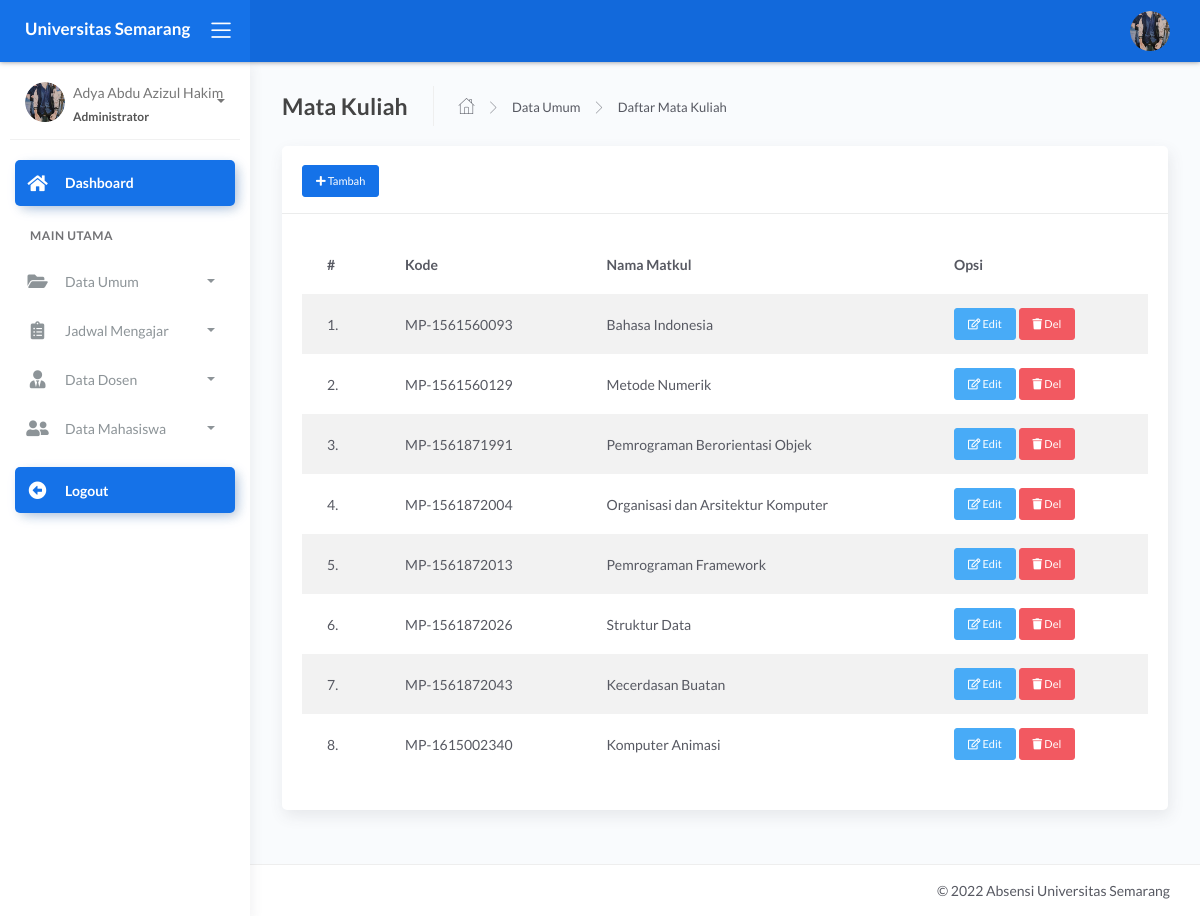
The page /admin/dashboard.php?page=master&act=mapel (signed in) on the database its author committed.
### tables this page shows
CREATE TABLE `tb_master_mapel` (
  `id_mapel` int(11) NOT NULL,
  `kode_mapel` varchar(40) NOT NULL,
  `mapel` varchar(60) NOT NULL
);

### admin/modul/master/matkul/data.php (the view, shortened to what this page needs)
<div class="page-inner">
  <div class="page-header">
    <h4 class="page-title">Mata Kuliah</h4>
    <ul class="breadcrumbs">
      <li class="nav-home">
        <a href="#">
          <i class="flaticon-home"></i>
        </a>
      </li>
      <li class="separator">
        <i class="flaticon-right-arrow"></i>
      </li>
      <li class="nav-item">
        <a href="#">Data Umum</a>
      </li>
      <li class="separator">
        <i class="flaticon-right-arrow"></i>
      </li>
      <li class="nav-item">
        <a href="#">Daftar Mata Kuliah</a>
      </li>
    </ul>
  </div>
  <div class="row">
    <div class="col-md-12">
      <div class="card">
        <div class="card-header">
          <div class="card-title">
            <a href="" class="btn btn-primary btn-sm text-white" data-toggle="modal" data-target="#myModal"><i class="fa fa-plus"></i> Tambah</a>
          </div>
        </div>
        <div class="card-body">
          <div class="table-responsive">
            <table class="table table-hover table-striped">
              <thead>
                <tr>
                  <th>#</th>
                  <th>Kode</th>
                  <th>Nama Matkul</th>
                  <th>Opsi</th>
                </tr>
              </thead>
              <tbody>
                <?php
                $no = 1;
                $mapel = mysqli_query($con, "SELECT * FROM tb_master_mapel");
                foreach ($mapel as $k) { ?>
                  <tr>
                    <td><?= $no++; ?>.</td>
                    <td><?= $k['kode_mapel']; ?></td>
                    <td><?= $k['mapel']; ?></td>
                    <td>
                      <a href="" class="btn btn-info btn-sm" data-toggle="modal" data-target="#edit<?= $k['id_mapel'] ?>"><i class="far fa-edit"></i> Edit</a>
                      <a class="btn btn-danger btn-sm" onclick="return confirm('Yakin Hapus Data ??')" href="?page=master&act=delmapel&id=<?= $k['id_mapel'] ?>"><i class="fas fa-trash"></i> Del</a>
                    </td>
                  </tr>
                <?php } ?>
              </tbody>
            </table>
          </div>
        </div>
      </div>
    </div>
  </div>
</div>

### admin/dashboard.php (shortened to what this page needs)
<?php
include '../config/db.php';
?> <script>
<?php
$id_login = @$_SESSION['admin'];
$sql = mysqli_query($con, "SELECT * FROM tb_admin
 WHERE id_admin = '$id_login'") or die(mysqli_error($con));
$data = mysqli_fetch_array($sql);
?>
<!DOCTYPE html>
<html lang="en">
<head>
	<link rel="stylesheet" href="../assets/css/bootstrap.min.css">
	<link rel="stylesheet" href="../assets/css/atlantis.min.css">
	<link rel="stylesheet" href="../assets/css/demo.css">
</head>
<body>
	<div class="wrapper">
		<div class="main-header">
			<div class="logo-header" data-background-color="blue">
				<a href="dashboard.php" class="logo">
					<b class="text-white">Universitas Semarang</b>
				</a>
				<div class="nav-toggle">
					<button class="btn btn-toggle toggle-sidebar">
						<i class="icon-menu"></i>
					</button>
				</div>
			</div>
			<nav class="navbar navbar-header navbar-expand-lg" data-background-color="blue2">
				<div class="container-fluid">
					<ul class="navbar-nav topbar-nav ml-md-auto align-items-center">
						<li class="nav-item dropdown hidden-caret">
							<a class="dropdown-toggle profile-pic" data-toggle="dropdown" href="#" aria-expanded="false">
								<div class="avatar-sm">
									<img src="../assets/img/user/<?= $data['foto'] ?>" alt="..." class="avatar-img rounded-circle">
								</div>
							</a>
						</li>
					</ul>
				</div>
			</nav>
		</div>
		<div class="sidebar sidebar-style-2">
			<div class="sidebar-wrapper scrollbar scrollbar-inner">
				<div class="sidebar-content">
					<div class="user">
						<div class="avatar-sm float-left mr-2">
							<img src="../assets/img/user/<?= $data['foto'] ?>" alt="..." class="avatar-img rounded-circle">
						</div>
						<div class="info">
							<a data-toggle="collapse" href="#collapseExample" aria-expanded="true">
								<span>
									<?= $data['nama_lengkap'] ?>
									<span class="user-level">Administrator</span>
									<span class="caret"></span>
								</span>
							</a>
						</div>
					</div>
					<ul class="nav nav-primary">
						<li class="nav-item active">
							<a href="dashboard.php" class="collapsed">
								<i class="fas fa-home"></i>
								<p>Dashboard</p>
							</a>
						</li>
						<li class="nav-section">
							<h4 class="text-section">Main Utama</h4>
						</li>
						<li class="nav-item">
							<a data-toggle="collapse" href="#base">
								<i class="fas fa-folder-open"></i>
								<p>Data Umum</p>
								<span class="caret"></span>
							</a>
						</li>
						<li class="nav-item">
							<a data-toggle="collapse" href="#sidebarLayouts">
								<i class="fas fa-clipboard-list"></i>
								<p>Jadwal Mengajar</p>
								<span class="caret"></span>
							</a>
						</li>
						<li class="nav-item">
							<a data-toggle="collapse" href="#guru">
								<i class="fas fa-user-tie"></i>
								<p>Data Dosen</p>
								<span class="caret"></span>
							</a>
						</li>
						<li class="nav-item">
							<a data-toggle="collapse" href="#siswa">
								<i class="fas fa-user-friends"></i>
								<p>Data Mahasiswa</p>
								<span class="caret"></span>
							</a>
						<li class="nav-item active mt-3">
							<a href="logout.php" class="collapsed">
								<i class="fas fa-arrow-alt-circle-left"></i>
								<p>Logout</p>
							</a>
						</li>
					</ul>
				</div>
			</div>
		</div>
		<div class="main-panel">
			<div class="content">
				<?php
				$page = @$_GET['page'];
				$act = @$_GET['act'];
				if ($page == 'master') {
					if ($act == 'kelas') {
						include 'modul/master/kelas/data_kelas.php';
					} elseif ($act == 'delkelas') {
						include 'modul/master/kelas/del.php';
					} elseif ($act == 'semester') {
						include 'modul/master/semester/data.php';
					} elseif ($act == 'delsemester') {
						include 'modul/master/semester/del.php';
					} elseif ($act == 'set_semester') {
						include 'modul/master/semester/set.php';
					}
					elseif ($act == 'ta') {
						include 'modul/master/ta/data.php';
					} elseif ($act == 'delta') {
						include 'modul/master/ta/del.php';
					} elseif ($act == 'set_ta') {
						include 'modul/master/ta/set.php';
					} elseif ($act == 'mapel') {
						include 'modul/master/matkul/data.php';
					} elseif ($act == 'delmapel') {
						include 'modul/master/matkul/del.php';
					}
				} elseif ($page == 'doswal') {
					if ($act == '') {
						include 'modul/doswal/data.php';
					}
				} elseif ($page == '') {
					include 'modul/home.php';
				} else {
					echo "<b>Tidak ada Halaman</b>";
				}
				?>
			</div>
			<footer class="footer">
				<div class="container">
					<div class="copyright ml-auto">
						&copy; <?php echo date('Y'); ?> Absensi Universitas Semarang
					</div>
				</div>
			</footer>
		</div>
	</div>
</body>
</html>

### rows shown on the page
tb_master_mapel: kode_mapel "MP-1561560093", mapel "Bahasa Indonesia"
tb_master_mapel: kode_mapel "MP-1561560129", mapel "Metode Numerik"
tb_master_mapel: kode_mapel "MP-1561871991", mapel "Pemrograman Berorientasi Objek"
tb_master_mapel: kode_mapel "MP-1561872004", mapel "Organisasi dan Arsitektur Komputer"
tb_master_mapel: kode_mapel "MP-1561872013", mapel "Pemrograman Framework"
tb_master_mapel: kode_mapel "MP-1561872026", mapel "Struktur Data"
tb_master_mapel: kode_mapel "MP-1561872043", mapel "Kecerdasan Buatan"
tb_master_mapel: kode_mapel "MP-1615002340", mapel "Komputer Animasi"

### other values the page prints
$data['nama_lengkap'] "Adya Abdu Azizul Hakim"
